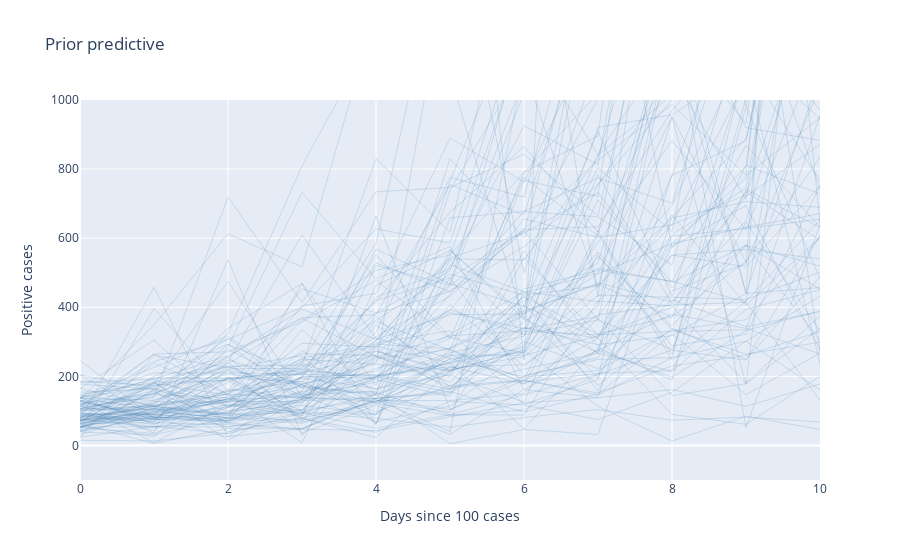

Notebook code for this chart:
### Code cell
with model_exp2:
    prior_pred = pm.sample_prior_predictive(random_seed=RANDOM_SEED)

prior_obs = prior_pred.prior_predictive["obs"].values.squeeze().T

fig = go.Figure()
for i in range(min(100, prior_obs.shape[1])):  # Show max 100 traces
    fig.add_trace(
        go.Scatter(
            x=list(range(len(prior_obs[:, i]))),
            y=prior_obs[:, i],
            mode="lines",
            line=dict(color="steelblue", width=0.5),
            opacity=0.4,
            showlegend=False,
        )
    )

fig.update_layout(
    title="Prior predictive",
    xaxis_title="Days since 100 cases",
    yaxis_title="Positive cases",
    yaxis=dict(range=[-100, 1000]),
    xaxis=dict(range=[0, 10]),
)
fig.show()
